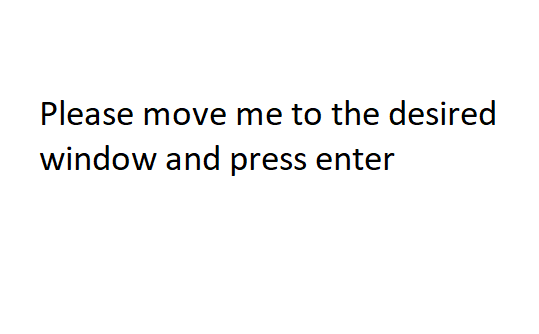
#> input picture CaptureImages/InstructionImg.png, 539 x 334 px
$ python DrawCorsshairs.py
#> lines starting #> are read from the running program, lines starting #| are printed output that depends on the picture; after the words box and inside, x2 and y2 are one past the last pixel; in counts of white or black regions, pixels touching at a corner belong together
import cv2
import numpy as np

img = np.zeros((768, 1024), dtype = np.uint8)
WINDOW_NAME="crosshairs"

img[768//2, 1024//2-20:1024//2+20] = 255
img[768//2+1, 1024//2-20:1024//2+20] = 255
img[768//2-20:768//2+20, 1024//2] = 255
img[768//2-20:768//2+20, 1024//2+1] = 255

img[768//2, 1024//2-20+150:1024//2+20-150] = 255
img[768//2+1, 1024//2-20+150:1024//2+20-150] = 255
img[768//2-20:768//2+20, 1024//2-150] = 255
img[768//2-20:768//2+20, 1024//2-151] = 255

imgToDisplay = cv2.imread("InstructionImg.png", cv2.IMREAD_GRAYSCALE)
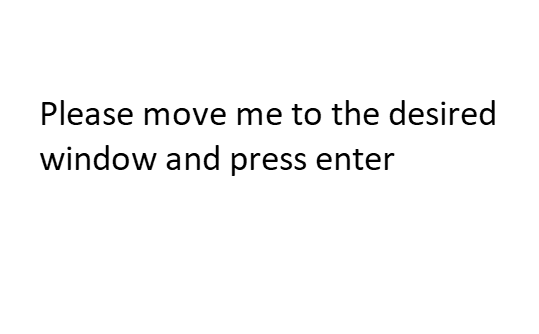
#> imgToDisplay: shape (334, 539); min 0, max 255, mean 248
cv2.namedWindow(WINDOW_NAME, cv2.WINDOW_NORMAL)
cv2.imshow(WINDOW_NAME, imgToDisplay)
cv2.resizeWindow(WINDOW_NAME, imgToDisplay.shape[1], imgToDisplay.shape[0])
k = cv2.waitKey(0)
#> (key Esc is pressed here)
cv2.setWindowProperty(WINDOW_NAME, cv2.WND_PROP_FULLSCREEN, cv2.WINDOW_FULLSCREEN);
cv2.imshow(WINDOW_NAME, img)
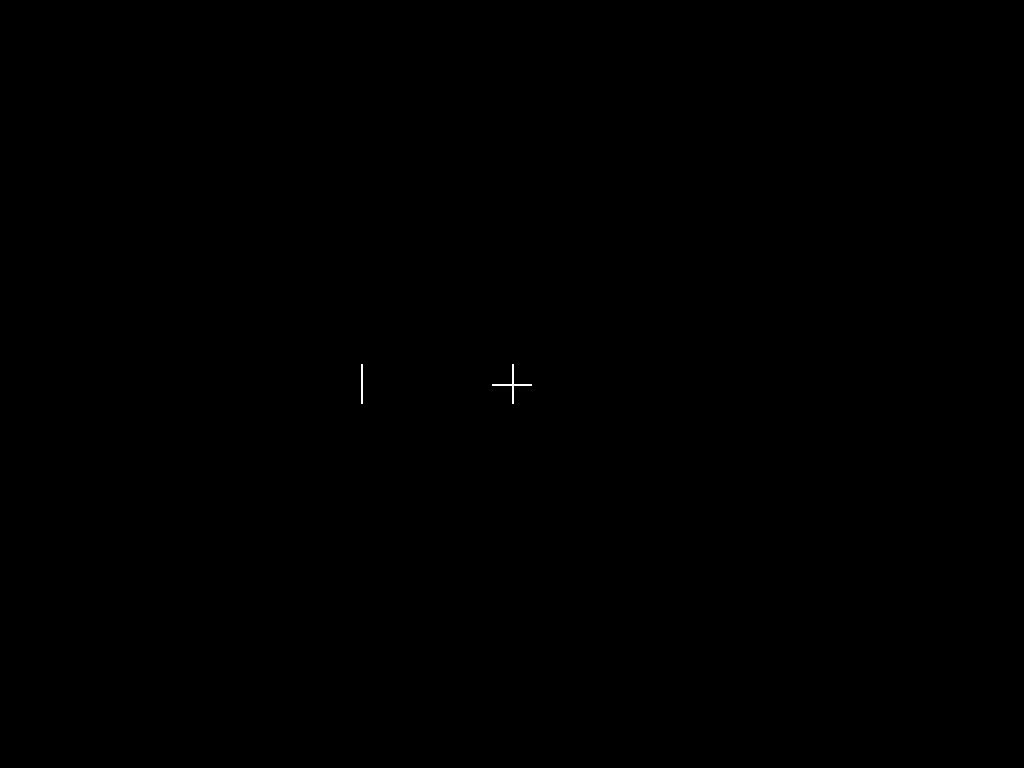
#> window 'crosshairs': shape (768, 1024); 0.03% white in thin lines or dots, all inside (x1, y1, x2, y2) = (361, 364, 532, 404)
cv2.waitKey(0)
cv2.destroyAllWindows()
